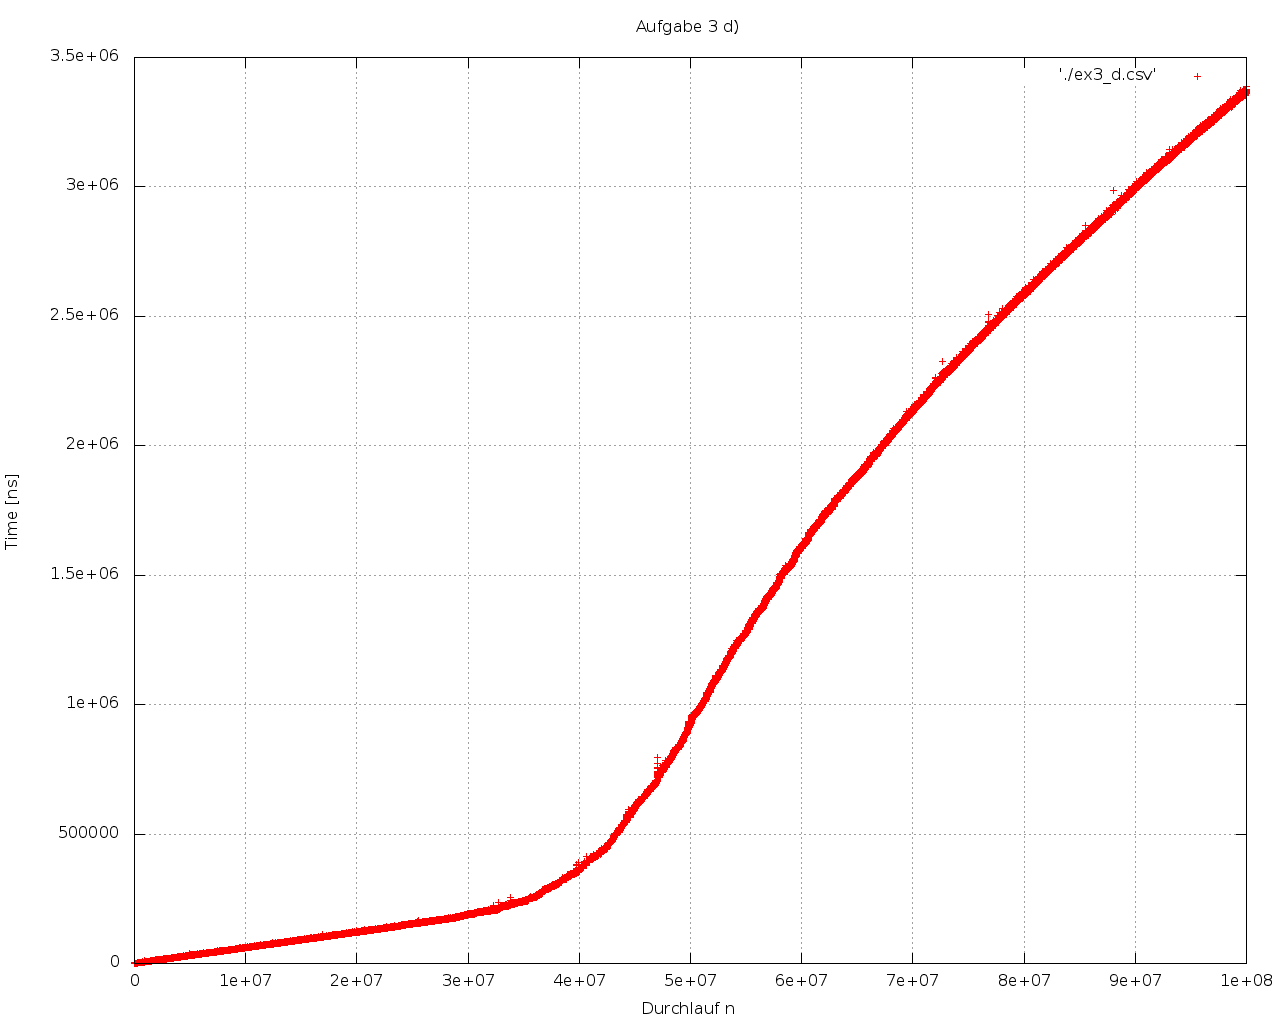

Reproduce this figure in gnuplot.
set terminal png size 1280,1024
set output './ex3_d.png'
set xlabel 'Durchläufe'
set ylabel 'Time [ns]'
set yrange [-1:3500000]
set grid
set title 'Aufgabe 3 d)'
plot './ex3_d.csv'
